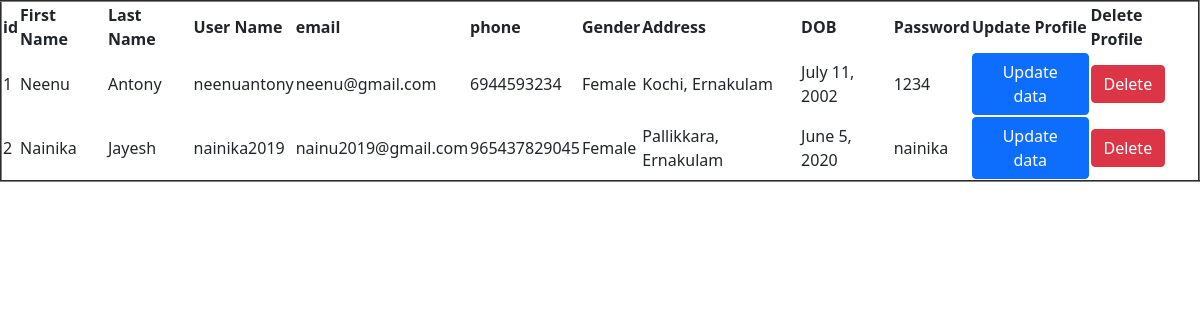
/djangoapp/display/, run on the app's committed database.
### djangoapp/models.py (models this page shows)
class register(models.Model):
    fname=models.CharField(max_length=20)
    lname=models.CharField(max_length=20)
    username=models.CharField(max_length=25)
    email=models.EmailField()
    phone=models.IntegerField()
    gender=models.CharField(max_length=10)
    address=models.CharField(max_length=200)
    dob=models.DateField()
    password=models.CharField(max_length=20)

### djangoapp/views.py (the view)
# urls.py: path('display/',display),
def display(request):
    a=register.objects.all() #return a tuple of data
    return render(request,'display.html',{'data':a})

### djangoapp/templates/display.html (shortened to what this page needs)
<!DOCTYPE html>
<html lang="en">
<head>
    <link href="https://cdn.jsdelivr.net/npm/bootstrap@5.0.2/dist/css/bootstrap.min.css" rel="stylesheet">
</head>
<body>
<table border="2">
    <tr>
        <th>id</th>
        <th>First Name</th>
        <th>Last Name</th>
        <th>User Name</th>
        <th>email</th>
        <th>phone</th>
        <th>Gender</th>
        <th>Address</th>
        <th>DOB</th>
        <th>Password</th>
        <th>Update Profile</th>
        <th>Delete Profile</th>
    </tr>
    {% for i in data %}
     <tr>
        <td>{{i.id}}</td>
        <td>{{i.fname}}</td>
        <td>{{i.lname}}</td>
        <td>{{i.username}}</td>
        <td>{{i.email}}</td>
       <td>{{i.phone}}</td>
        <td>{{i.gender}}</td>
        <td>{{i.address}}</td>
        <td>{{i.dob}}</td>
        <td>{{i.password}}</td>
        <td><a href="http://127.0.0.1:8000/djangoapp/updatedata/{{i.id}}" class="btn btn-primary">Update data</a></td>
        <td><a href="http://127.0.0.1:8000/djangoapp/deletedata/{{i.id}}" class="btn btn-danger">Delete</a></td>
    </tr>
{% endfor %}
</table>
</body>
</html>

### data on the page
register: id "1", fname "Neenu", lname "Antony", username "neenuantony", email "neenu@gmail.com", phone "6944593234", gender "Female", address "Kochi, Ernakulam", dob "July 11, 2002", password "1234"
register: id "2", fname "Nainika", lname "Jayesh", username "nainika2019", email "nainu2019@gmail.com", phone "965437829045", gender "Female", address "Pallikkara, Ernakulam", dob "June 5, 2020", password "nainika"
